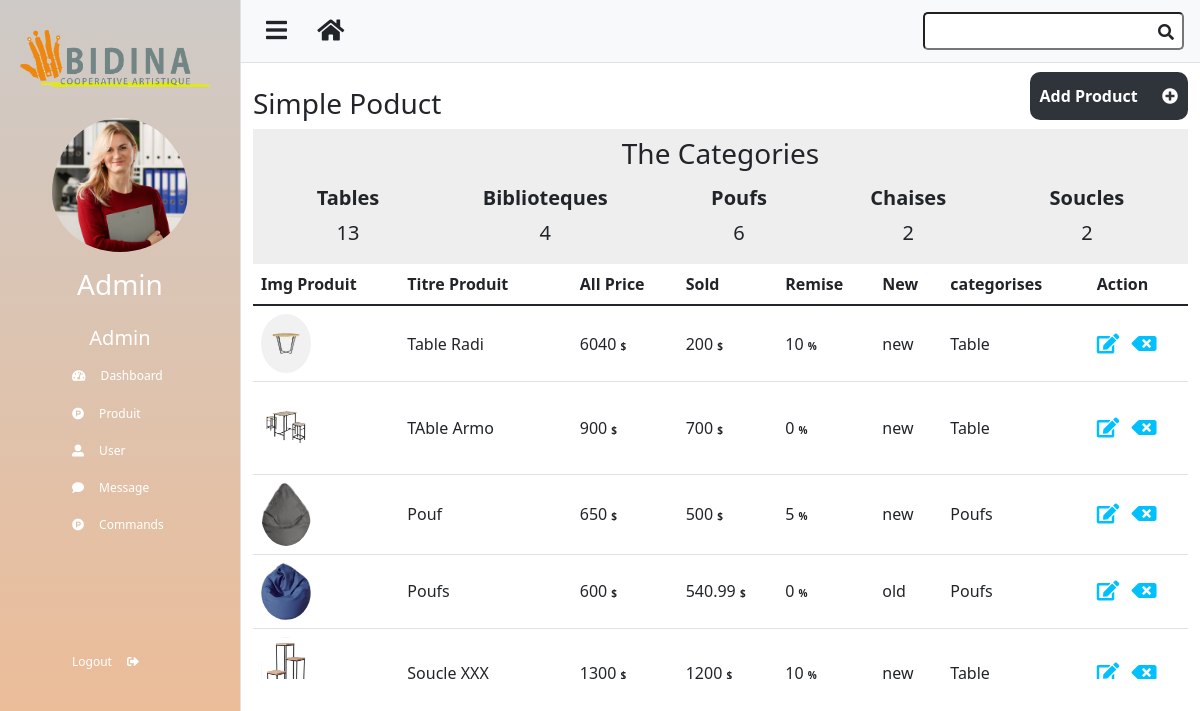
/bidina-project/dashAdmProd/dashProd (signed in), run on the app's committed database.
### tables this page shows
CREATE TABLE `products` (
  `id_product` int(11) NOT NULL,
  `img` varchar(255) NOT NULL,
  `titre` varchar(255) NOT NULL,
  `sold` varchar(255) NOT NULL,
  `allPrix` varchar(255) NOT NULL,
  `remise` int(255) NOT NULL,
  `new` varchar(255) NOT NULL,
  `categoris` varchar(255) NOT NULL,
  `date_Prod` timestamp NOT NULL DEFAULT current_timestamp()
);

### bidina-project/app/controllers/DashAdmProd.php (called while the page is built, shortened)
<?php
class DashAdmProd extends Controller
{
  public function __construct()
  {
    $this->prodModel = $this->model('Products');
  }
  public function dashProd()
  {
    $products = $this->prodModel->affichageProduct();
    $categoris = $this->prodModel->countProdByCategoris('table');
    $categoris1 = $this->prodModel->countProdByCategoris('poufs');
    $categoris2 = $this->prodModel->countProdByCategoris('Bibliothéque');
    $categoris3 = $this->prodModel->countProdByCategoris('soucle');
    $categoris4 = $this->prodModel->countProdByCategoris('Chair');
    $data = [
      'products' => $products,
      'categoris'=> $categoris,
      'categoris1'=> $categoris1,
      'categoris2'=> $categoris2,
      'categoris3'=> $categoris3,
      'categoris4'=> $categoris4
    ];
    $this->view('dashAdmProd/dashProd',$data);
  }
}

### bidina-project/app/libraries/Core.php (called while the page is built, shortened)
<?php
  class Core {
    protected $currentMethod = 'index';
    public function __construct(){
      $url = $this->getUrl();
      if(isset($url[1]) && file_exists('../app/controllers/' . ucwords($url[0]) . '.php')){
        unset($url[0]);
      }
      $this->currentController = new $this->currentController;
      if(isset($url[1])){
        if(method_exists($this->currentController, $url[1])){
          $this->currentMethod = $url[1];
          unset($url[1]);
        }
      }
      $this->params = $url ? array_values($url) : [];
      call_user_func_array([$this->currentController, $this->currentMethod], $this->params);
    }
    public function getUrl(){
      if(isset($_GET['url'])){
        $url = rtrim($_GET['url'], '/');
        $url = filter_var($url, FILTER_SANITIZE_URL);
        $url = explode('/', $url);
        return $url;
      }
    }
  }

### bidina-project/public/index.php (called while the page is built, shortened)
<?php
    $init = new Core();

### bidina-project/app/libraries/Database.php (called while the page is built, shortened)
<?php
   class Database{
        private $host = DB_HOST;
        private $user = DB_USER;
        private $pass = DB_PASS;
        private $dbname = DB_NAME;
        private $dbh;
        private $stmt;
        public function __construct(){
            $dsn = 'mysql:host=' . $this -> host . ';dbname=' . $this -> dbname;
            $option = array(
                PDO::ATTR_PERSISTENT => true,
                PDO::ATTR_ERRMODE => PDO::ERRMODE_EXCEPTION
            );
            try{
                $this -> dbh = new PDO($dsn, $this -> user, $this -> pass, $option);
            }
            catch(PDOException $e){
                $this -> error = $e -> getMessage();
                echo $this -> error;
            }
        }
        public function query($sql){
            $this -> stmt = $this -> dbh -> prepare($sql);
        }
        public function resultSet(){
            $this -> stmt -> execute();
            return $this -> stmt -> fetchAll(PDO::FETCH_OBJ);
        }
    }

### bidina-project/app/models/Products.php (called while the page is built, shortened)
<?php
class Products {
    private $db;
    public function __construct()
    {
        $this -> db = new Database;
    }
    public function affichageProduct()
    {
        $sql = 'SELECT * FROM `products`';
        $this -> db -> query($sql);
       return $this -> db -> resultSet();
    }
    public function countProdByCategoris($categoris)
  {
    $sql = "SELECT COUNT(*) AS produit FROM products WHERE categoris = '$categoris'";
    $this->db->query($sql);
    $result = $this->db->resultSet();
    return $result[0]->produit;
  }
}

### bidina-project/app/views/dashAdmProd/dashProd.php (the view, shortened to what this page needs)
    <?php require_once APPROOT . "/views/inc/headerDash.php" ?>
        <div class="container-fluid">
            <div class="titl d-flex justify-content-between align-items-center">
                <h3 class="mt-4">Simple Poduct</h3>
                <a class="add-pro" href="<?= URLROOT; ?>/dashAdmProd/addProd" >Add Product &emsp; <i class="fas fa-plus-circle"></i></a>
            </div>
              <div class="" >
                <div class="card card-body border-0 p-0">
                    <section style="background-color: #eee;">
                        <div class="container-fluid">
                            <h3 class="text-center p-2">The Categories</h3>
                            <div class="d-flex justify-content-around">
                                <div class="d-block text-center">
                                    <h6 class="name fw-bold fs-5">Tables</h6>
                                    <p class="count fs-5"><?= $data['categoris']?></p>
                                </div>
                                <div class="d-block text-center">
                                    <h6 class="name fw-bold fs-5">Biblioteques</h6>
                                    <p class="count fs-5"><?= $data['categoris2']?></p>
                                </div>
                                <div class="d-block text-center" >
                                    <h6 class="name fw-bold fs-5">Poufs</h6>
                                    <p class="count fs-5"><?= $data['categoris1']?></p>
                                </div>
                                <div class="d-block text-center" >
                                    <h6 class="name fw-bold fs-5">Chaises</h6>
                                    <p class="count fs-5"><?= $data['categoris4']?></p>
                                </div>
                                <div class="d-block text-center" >
                                    <h6 class="name fw-bold fs-5">Soucles</h6>
                                    <p class="count fs-5"><?= $data['categoris3']?></p>
                                </div>
                            </div>
                        </div>
                    </section>
                </div>
              </div>
            <section>
                <div class="table-responsive" style="max-height:415px;">
                    <table class="table table-striped align-middle">
                        <thead>
                          <tr>
                            <th class="">Img Produit</th>
                            <th class="">Titre Produit</th>
                            <th class="">All Price</th>
                            <th class="">Sold</th>
                            <th class="">Remise</th>
                            <th class="">New</th>
                            <th class="">categorises</th>
                            <th class="">Action</th>
                          </tr>
                        </thead>
                        <tbody>
                            <?php
                                foreach($data['products'] as $product) :
                            ?>
                          <tr>
                            <td><img class="prod-dash" style="width: 50px; height=: 50px;" src="<?= URLROOT; ?>/public/img/imgProducts/<?= $product -> img; ?>" alt="produit-1"></td>
                            <td><?php echo $product -> titre ?></td>
                            <td><?php echo $product -> allPrix ?> <span class="fw-bold" style="font-size: 10px;">$</span></td>
                            <td><?php echo $product -> sold ?> <span class="fw-bold" style="font-size: 10px;">$</span></td>
                            <td><?php echo $product -> remise ?> <span class="fw-bold" style="font-size: 10px;">%</span></td>
                            <td><?php echo $product -> new ?></td>
                            <td><?php echo $product -> categoris ?></td>
                            <td>
                                <a href="<?= URLROOT; ?>/dashAdmProd/editeProd/<?php echo $product -> id_product ?>" class="fs-5 add text-decoration-none me-2" title="Edite"><i class="fas fa-edit"></i></a>
                                <a href="<?= URLROOT; ?>/dashAdmProd/deleteProd/<?php echo $product -> id_product ?>" class="fs-5 delete text-decoration-none" title="Delete"><i class="fas fa-backspace"></i></a>
                            </td>
                          </tr>
                          <?php endforeach; ?>
                        </tbody>
                      </table>
                </div>
            </section>
        </div>
    </div>
</div>
<?php require_once APPROOT . "/views/inc/footerDash.php" ; ?>

### bidina-project/app/libraries/Controller.php (shortened to what this page needs)
<?php
  class Controller {
    public function model($model){
      return new $model();
    }
    public function view($view, $data = []){
      if(file_exists('../app/views/' . $view . '.php')){
        require_once '../app/views/' . $view . '.php';
      } else {
        die('View does not exist');
      }
    }
  }

### bidina-project/app/views/inc/headerDash.php (shortened to what this page needs)
<!DOCTYPE html>
<html lang="en">
    <head>
        <link rel="stylesheet" href="https://cdnjs.cloudflare.com/ajax/libs/font-awesome/5.15.4/css/all.min.css">
        <link rel="stylesheet" href="<?= URLROOT ;?>/css/styles-dashboard.css"  />
        <link rel="stylesheet" href="<?= URLROOT ; ?>/css/style.css">
    </head>
    <body>
    <div class="d-flex" id="wrapper">
            <div class="border-end bg-white" id="sidebar-wrapper">
                <div class="sidebar-heading"><img class="dash image py-3" src="<?= URLROOT ;?>/img/image-2/logo1.png" alt="logo"></div>
                <div class="prof-dash text-white">
                    <img class="img-dash pb-3" src="<?= URLROOT ;?>/img/image-2/10909-612x612.jpg" alt="">
                    <h3 class="pb-3"><?= $_SESSION['user_fullName'] ?? '';  ?></h3>
                    <h5>Admin</h5>
                </div>
                <div class="list-group list-group-flush">
                    <ul class="list-unstyled ">
                        <li><a class="sid-dash nav nav-link align-middle" href="<?= URLROOT; ?>/dashboardAdmin/dashAdm"><i class="fas fa-tachometer-alt"></i>&emsp; Dashboard</a></li>
                        <li><a class="sid-dash nav nav-link align-middle" href="<?= URLROOT; ?>/dashAdmProd/dashProd"><i class="fab fa-product-hunt"></i>&emsp; Produit</a></li>
                        <li><a class="sid-dash nav nav-link align-middle" href="<?= URLROOT; ?>/dashboardAdmin/dashAdmUse"><i class="fas fa-user-alt"></i>&emsp; User</a></li>
                        <li><a class="sid-dash nav nav-link align-middle" href="<?= URLROOT; ?>/dashboardAdmin/message"><i class="fas fa-comment"></i>&emsp; Message</a></li>
                        <li><a class="sid-dash nav nav-link align-middle" href="<?= URLROOT; ?>/dashboardAdmin/command"><i class="fab fa-product-hunt"></i>&emsp; Commands</a></li>
                        <?php if(isset($_SESSION['user_id'])): ?>
                            <li><a class="sid-dash nav nav-link align-middle position-relative side" href="<?= URLROOT; ?>/users/logout"> Logout &emsp;<i class="fas fa-sign-out-alt"></i></a></li>
                        <?php else :?>
                            <li><a class="sid-dash nav nav-link align-middle position-relative side" href="<?= URLROOT; ?>/users/signin"> Logout &emsp;<i class="fas fa-sign-out-alt"></i></a></li>
                        <?php endif; ?>
                    </ul>
                </div>
            </div>
            <div id="page-content-wrapper">
                <nav class="navbar navbar-expand-lg navbar-light bg-light border-bottom">
                    <div class="container-fluid">
                        <div class="">
                        <button class="btn" id="sidebarToggle"><i class="fas fa-bars fs-4"></i></button>
                        <a href="<?= URLROOT; ?>" class="btn"><i class="fas fa-home fs-4"></i></a>
                        </div>
                        <form action="">
                            <input type="search" name="search" id="search">
                            <i class="ico fas fa-search"></i>
                        </form>
                    </div>
                </nav>

### bidina-project/app/views/inc/footerDash.php (shortened to what this page needs)
    </body>
</html>

### bidina-project/public/css/style.css (style rules this page uses)
* { box-shadow: none !important; }
img.image.py-3 { max-width: 6rem; }
@media (min-width: 992px) { img.image.py-3 { max-width: 12rem; } }
.name { gap: 15px; }
div#sidebar-wrapper { background: linear-gradient(to top) !important; background: linear-gradient(180deg, #cecac7, #ff710487, #FF7004); }
.prof-dash { text-align: center; }
.img-dash { width: 136px; border-radius: 50%; }
.sid-dash { padding: 0.6rem 4.5rem !important; color: #fff !important; transition: all .4s ease-in-out; font-size: 12px !important; }
.side { top: 100px !important; }
input#search { width: 261px !important; border-radius: 5px; padding: 5px; margin: 4px; position: relative; }
.ico { position: absolute; top: 24px; right: 26px; }
a.add-pro { text-decoration: none; color: white; background: #2F333A; padding: 12px 10px; border-radius: 10px; font-weight: 700; transition: all .4s ease-in-out; }
.colry-two, .add, .delete { color: #00c1fe; }
img.prod-dash { width: 50px; border-radius: 50%; }

### data on the page
products: img (picture), titre "Table Radi", allPrix "6040", sold "200", remise "10", new "new", categoris "Table"
products: img (picture), titre "TAble Armo", allPrix "900", sold "700", remise "0", new "new", categoris "Table"
products: img (picture), titre "Pouf", allPrix "650", sold "500", remise "5", new "new", categoris "Poufs"
products: img (picture), titre "Poufs", allPrix "600", sold "540.99", remise "0", new "old", categoris "Poufs"
products: img (picture), titre "Soucle XXX", allPrix "1300", sold "1200", remise "10", new "new", categoris "Table"

### other printed values
$_SESSION['user_fullName'] "Admin"
$data['categoris'] "13"
$data['categoris2'] "4"
$data['categoris1'] "6"
$data['categoris4'] "2"
$data['categoris3'] "2"
